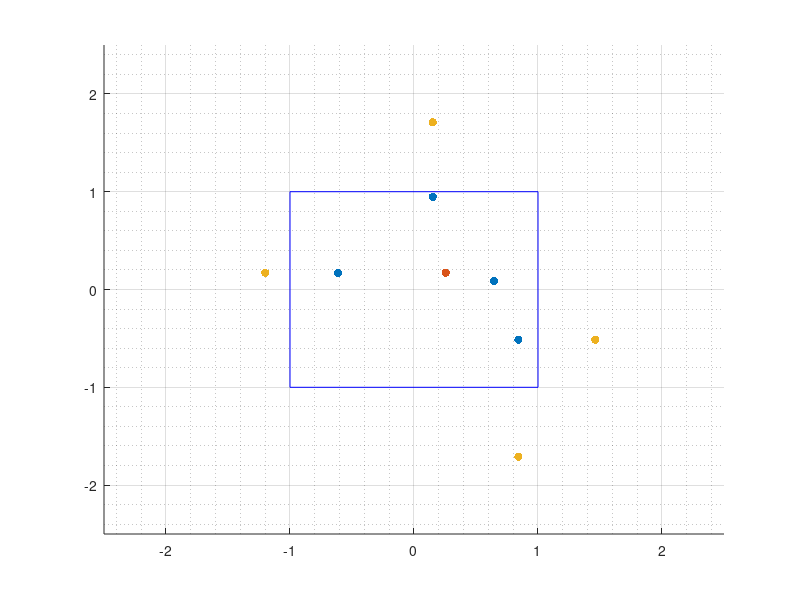

This figure's MATLAB source:
close all
poi = [0 0];

escala = 5/20;
range_x  = [-2.5, 2.5];
range_y  = [-2.5, 2.5];
pastor_L = zeros(1,2); 
pastor_R = zeros(1,2);
pastor_D = zeros(1,2);
Pastor_U = zeros(1,2);

SLU = [-1  0.5];
SLD = [-0.5 -0.5];
SRU = [ 0.5  0.5];
SRD = [ 0.5 -0.5];
SRC = [ 0.0  0.0];

positions = [SLU;SLD;SRU;SRD;SRC];
positions = rand(4,2)*2-1;
center_of_mass = mean(positions);

X_pos = sort(positions(:,1));
Y_pos = sort(positions(:,2));

R_pos  = X_pos(length(positions));
L_pos  = X_pos(1);

D_pos  = Y_pos(1);
U_pos  = Y_pos(length(positions));

pos = find(positions(:,1)==R_pos);
target_R = [positions(pos(1),1), positions(pos(1),2)];

pos = find(positions(:,1)==L_pos);
target_L = [positions(pos(1),1), positions(pos(1),2)];

pos = find(positions(:,2)==D_pos);
target_D = [positions(pos(1),1), positions(pos(1),2)];

pos = find(positions(:,2)==U_pos);
target_U = [positions(pos(1),1), positions(pos(1),2)];

DHL = center_of_mass(1) - target_L(1);
pastor_L   = [(-escala + 1/(DHL)) , target_L(2)]  ;
dist_L     = norm(target_L - pastor_L) ;
if pastor_L(1) < -2.2
    target_L(1) = -2.2;
elseif (dist_L < 0.5)
        target_L(1) = pastor_L(1) - 0.3;
else
    target_L(1) = pastor_L(1);
end
if target_L(1)>0 && target_L(1)>-1
    target_L(1) = -1.2;
end

DHR = center_of_mass(1) + target_R(1);
pastor_R   = [(escala + 1/DHR) , target_R(2)] ; 
dist_R     = norm(target_R - pastor_R) ;
if pastor_R(1) > 2.2
    target_R(1) = 2.2;
elseif (dist_R < 0.5)
    target_R(1) = pastor_R(1) + 0.3;
else
    target_R(1) = pastor_R(1);
end
if target_R(1)<0
    target_R(1) = 1;
end

DVI = center_of_mass(2) - target_D(2);
pastor_D    = [target_D(1),(-escala - 1/DVI)] ; 
dist_D      = norm(target_D - pastor_D) ;
if pastor_D(2) < -2.2
    target_D(2) = -2.2;
elseif (dist_D < 0.5)
    target_D(2) = pastor_D(2) - 0.3;
else
    target_D(2) = pastor_D(2);
end
if target_D(2)>0
    target_D(2) = 1;
end

DVU = center_of_mass(2) - target_U(2);
pastor_U    = [target_U(1),(escala + 1/DVI)] ; 
dist_U      = norm(target_U - pastor_U) ;
if pastor_U(2) > 2.2
    target_U(2) = 2.2;
elseif (dist_U < 0.5)
    target_U(2) = pastor_U(2) + 0.3;
else
    target_U(2) = pastor_U(2);
end
if target_U(2)<0
    target_U(2) = 1;
end

Target = [target_R ; target_L; target_D; target_U];
center_of_mass;

scatter(positions(:,1), positions(:,2),'blue','filled');
hold on;
scatter(center_of_mass(1),center_of_mass(2),'green','filled')
scatter(Target(:,1),Target(:,2),'cyan','filled')
rectangle('Position', [-1, -1, 2, 2], 'EdgeColor', 'blue');
grid on
grid minor
xlim(range_x);
ylim(range_y);
hold off;
drawnow;           
          


